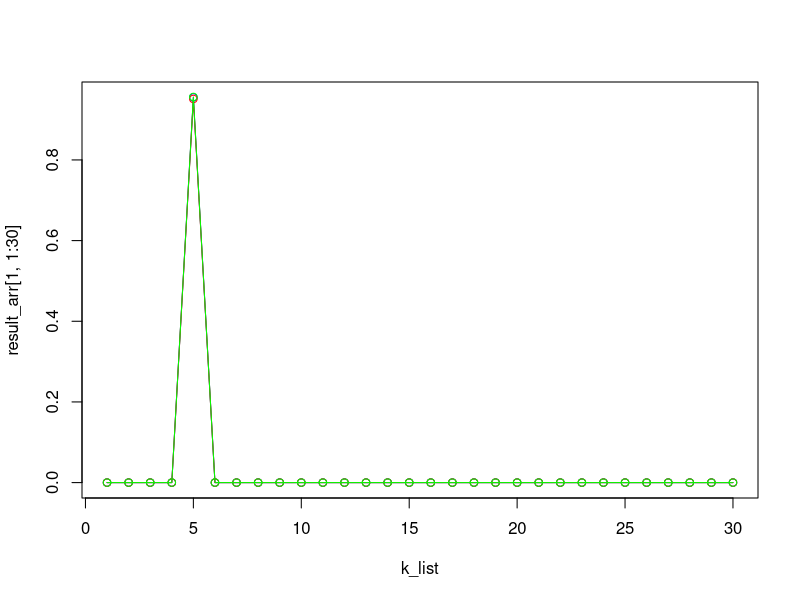

This figure's R source:
normalize <- function(x) {
  return ((x - min(x)) / (max(x) - min(x)))
}

library(class) # knn ?˰���?? ????�� ��??
library(gmodels) # Cross table ????�� ��??

data(iris)
View(iris)
# summary(iris)

# # ?ٺ??? ???迡 ?????? / Fisher F????
# str(iris)
# table(iris)
# summary(iris)
# round(prop.table(table(iris$Species)) * 100, digits = 1)

is.data.frame(iris[1:3, 1:3])
iris_n <- as.data.frame(lapply(iris[1:4], normalize)) # normalize?Լ??? ?????? ��??ȭ
iris_z <- as.data.frame(scale(iris[1:4])) # z-score  ?Լ??? ?????? ��??ȭ
# summary(iris_n)
# summary(iris_z)


opt_k_n <- 0 # ?????? k?? ?ʱ?ȭ (normalize)
opt_k_z <- 0 # ?????? k?? ?ʱ?ȭ (z-score)
lowest_mispredict_avg_n <- 1 # ???Ǵܷ? 100%?? ?ʱ?ȭ (normalize)
lowest_mispredict_avg_z <- 1 # ???Ǵܷ? 100%?? ?ʱ?ȭ (z-score)

N <- 100 # ???? ???Ǵܷ?�� ????��?? ?ݺ?Ƚ?? 100ȸ

# ?Ǵ? ?????? ?????? ?迭
arrname = list(c("Case1_n","Case2_n","Case3_n","Case1_z","Case2_z","Case3_z"),c("k1","k2","k3","k4","k5","k6","k7","k8","k9","k10","k11","k12","k13","k14","k15","k16","k17","k18","k19","k20","k21","k22","k23","k24","k25","k26","k27","k28","k29","k30"))
result_arr<-array(0, c(6,30),dimnames = arrname)

for(nc in 0:2){ # ��???? ?????? ?????? train??Ű?? ��?? ?ݺ???
  # nc : number change (33 33 34 ????)
  
  setosa_tnum <- 33  + (nc%%3)%/%2
  versicolor_tnum <- 33  + ((nc+1)%%3)%/%2
  virginica_tnum <- 33  + ((nc+2)%%3)%/%2
  
  log <- capture.output( # ???ʿ??? ?ܼ?â ?ݺ?????�� ???? ?ý??? ???ϸ? ?????ϱ? ��??
    for(kval in 5){ # k?? 1~30 ??ȭ 
      
      mispredict_sum_n <- 0 # ????�� ?ݺ? ???? ?ʱ?ȭ
      mispredict_sum_z <- 0 # ????�� ?ݺ? ???? ?ʱ?ȭ
      
      for(i in 1:N){ # ???? ????���� ???ϱ? ��?? ?ݺ? Ƚ??
        samp <- c(sample(c(1:50), setosa_tnum),
                  sample(c(51:100), versicolor_tnum),
                  sample(c(101:150), virginica_tnum)) 
        # ?? ��?????? ?յ??ϰ? ?????ϰ? 100?? ?̱? (33??, 33??, 34??)
        
        iris_train_n <- iris_n[-samp, ] # train data set (normalize)
        iris_test_n <- iris_n[samp, ]   # test  data set (normalize)
        
        
        iris_train_z <- iris_z[-samp, ] # train data set (z-score)
        iris_test_z <- iris_z[samp, ]   # test  data set (z-score)
        iris_train_labels <- iris[-samp, 5] # train data set?? Speices label
        iris_test_labels <- iris[samp, 5]   # test  data set?? Speices label
        
        iris_test_pred_n <- knn(train = iris_train_n, test = iris_test_n,
                              cl = iris_train_labels, k=kval)
        iris_test_pred_z <- knn(train = iris_train_z, test = iris_test_z,
                                cl = iris_train_labels, k=kval)
        
        ct_n <- CrossTable(x = iris_test_labels, y = iris_test_pred_n,
                         prop.chisq=FALSE)
        ct_z <- CrossTable(x = iris_test_labels, y = iris_test_pred_z,
                           prop.chisq=FALSE)
        
        mispredict_sum_n <- mispredict_sum_n + 
          sum(ct_n$prop.tbl[1:9])-(ct_n$prop.tbl[1,1]+ct_n$prop.tbl[2,2]+ct_n$prop.tbl[3,3])
        
        mispredict_sum_z <- mispredict_sum_z + 
          sum(ct_z$prop.tbl[1:9])-(ct_z$prop.tbl[1,1]+ct_z$prop.tbl[2,2]+ct_z$prop.tbl[3,3])
      }
      mispredict_avg_n <- mispredict_sum_n/N
      mispredict_avg_z <- mispredict_sum_z/N
      if (mispredict_avg_n < lowest_mispredict_avg_n){
        lowest_mispredict_avg_n <- mispredict_avg_n
        opt_k_n <- kval
      }
      if (mispredict_avg_z < lowest_mispredict_avg_z){
        lowest_mispredict_avg_z <- mispredict_avg_z
        opt_k_z <- kval
      }
      
      result_arr[nc+1,kval] = 1 - mispredict_avg_n
      result_arr[nc+4,kval] = 1 - mispredict_avg_z
    }
  )
  train_eachnum <- cbind(setosa_tnum,versicolor_tnum,virginica_tnum,setosa_tnum+versicolor_tnum+virginica_tnum)
  rownames(train_eachnum) <- c("train num")
  colnames(train_eachnum) <- c("setosa","versicolor","virginica","total")
  result <- rbind(c(opt_k_n, lowest_mispredict_avg_n),c(opt_k_z, lowest_mispredict_avg_z))
  rownames(result) <- c("normalize","z-score")
  colnames(result) <- c("Optimal k","mispredict average (%)")
  print("---------------------------------------------------------------------")
  print(train_eachnum)
  print(result)
}

result 

k_list = 1:30
plot(k_list,result_arr[1,1:30], type="o", col="blue")
lines(k_list,result_arr[2,1:30], type="o", col="red")
lines(k_list,result_arr[3,1:30], type="o", col="green")


iris$dis <- sqrt ((5.1-iris$Sepal.Length)^2+
                  (3.5-iris$Sepal.Width)^2+
                  (1.4-iris$Petal.Length)^2+
                  (0.2-iris$Petal.Width)^2)
